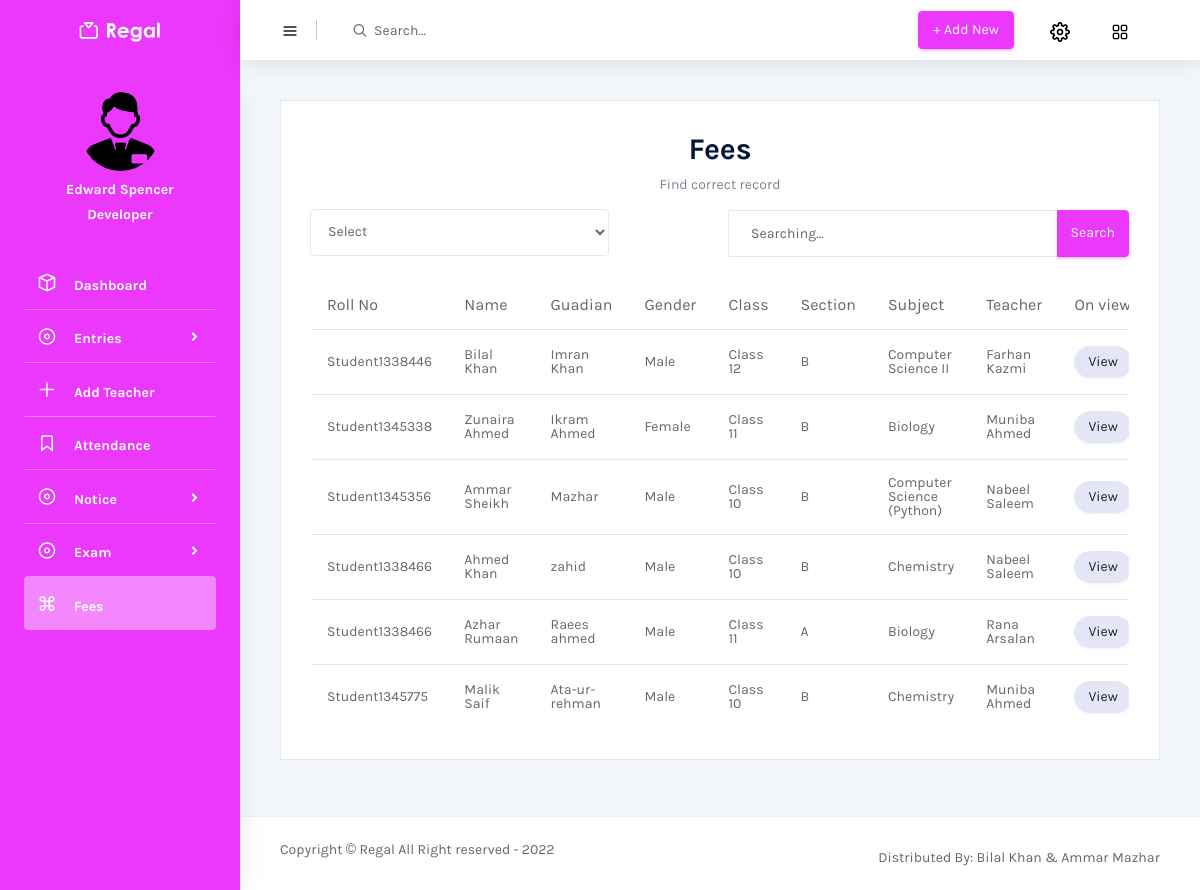
Page /menuPages/fees.php on the earlier database version.
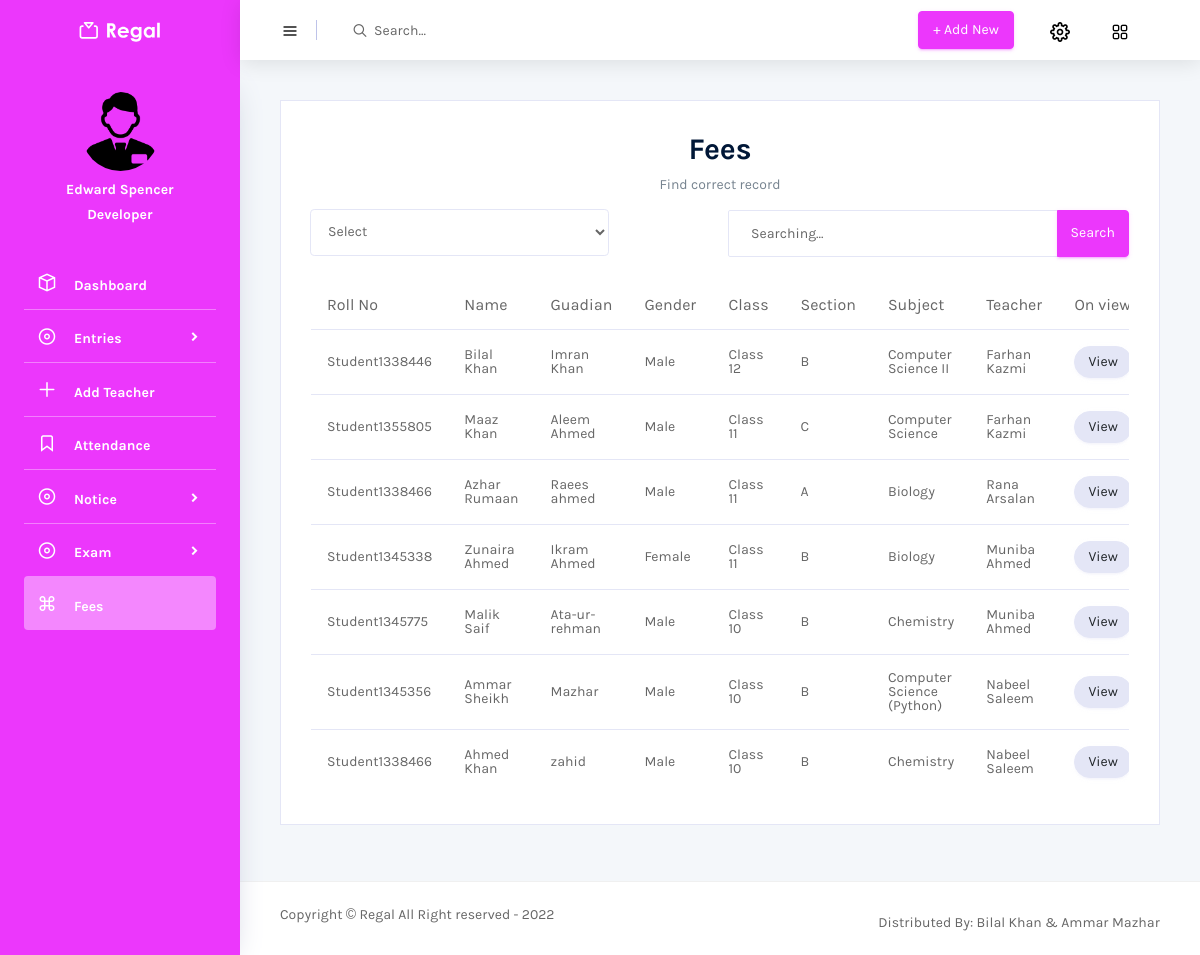
Same page on the later database version.
### tables this page shows
CREATE TABLE `student` (
  `sid` int(11) NOT NULL,
  `fname` varchar(40) NOT NULL,
  `lname` varchar(40) NOT NULL,
  `dob` date NOT NULL,
  `address` varchar(100) NOT NULL,
  `pid` int(11) NOT NULL,
  `sgender` varchar(10) NOT NULL,
  `cid` int(11) NOT NULL,
  `semail` varchar(50) NOT NULL,
  `subid` int(11) NOT NULL,
  `rollno` varchar(20) NOT NULL
);

CREATE TABLE `parent` (
  `pid` int(11) NOT NULL,
  `name` varchar(50) NOT NULL,
  `phone` varchar(11) NOT NULL,
  `job` varchar(50) NOT NULL,
  `nic` varchar(13) NOT NULL,
  `email` varchar(40) NOT NULL
);

CREATE TABLE `class` (
  `cid` int(11) NOT NULL,
  `cname` varchar(20) NOT NULL,
  `section` int(11) NOT NULL
);

CREATE TABLE `section` (
  `sec_id` int(11) NOT NULL,
  `sec_name` varchar(5) NOT NULL
);

CREATE TABLE `subject` (
  `subid` int(11) NOT NULL,
  `subject` varchar(40) NOT NULL,
  `detail` varchar(200) NOT NULL,
  `tid` int(11) NOT NULL,
  `fid` int(11) NOT NULL
);

CREATE TABLE `teacher` (
  `tid` int(11) NOT NULL,
  `t_fname` varchar(40) NOT NULL,
  `t_lname` varchar(40) NOT NULL,
  `t_address` varchar(100) NOT NULL,
  `phone` varchar(20) NOT NULL,
  `dob` date NOT NULL,
  `education` varchar(50) NOT NULL,
  `gender` varchar(10) NOT NULL,
  `email` varchar(50) NOT NULL
);

### menuPages/fees.php (the view, shortened to what this page needs)
<?php
include "../component/connect.php";
if (isset($_GET['searchStu'])) {
  $list = $_GET['selectlist'];
  $search = $_GET['search'];
  $query = "SELECT * FROM student AS s INNER JOIN parent AS p ON s.pid = p.pid INNER JOIN class AS c ON s.cid = c.cid INNER JOIN section AS sec ON c.section = sec.sec_id INNER JOIN subject AS su ON s.subid = su.subid INNER JOIN fees AS f ON su.fid = f.fid INNER JOIN teacher AS t ON su.tid = t.tid WHERE $list LIKE '%$search%'";
} else {
  $query = "SELECT * FROM student AS s INNER JOIN parent AS p ON s.pid = p.pid INNER JOIN class AS c ON s.cid = c.cid INNER JOIN section AS sec ON c.section = sec.sec_id INNER JOIN subject AS su ON s.subid = su.subid INNER JOIN fees AS f ON su.fid = f.fid INNER JOIN teacher AS t ON su.tid = t.tid";
}
?>
<!DOCTYPE html>
<html lang="en">
<head>
  <link rel="stylesheet" href="../vendors/mdi/css/materialdesignicons.min.css">
  <link rel="stylesheet" href="../vendors/feather/feather.css">
  <link rel="stylesheet" href="../vendors/base/vendor.bundle.base.css">
  <link rel="stylesheet" href="../vendors/flag-icon-css/css/flag-icon.min.css" />
  <link rel="stylesheet" href="../vendors/font-awesome/css/font-awesome.min.css">
  <link rel="stylesheet" href="../vendors/jquery-bar-rating/fontawesome-stars-o.css">
  <link rel="stylesheet" href="../vendors/jquery-bar-rating/fontawesome-stars.css">
  <link rel="stylesheet" href="../vendors/select2/select2.min.css">
  <link rel="stylesheet" href="../vendors/select2-bootstrap-theme/select2-bootstrap.min.css">
  <link rel="stylesheet" href="../css/style.css">
</head>
<body>
  <div class="container-scroller">
    <nav class="navbar col-lg-12 col-12 p-0 fixed-top d-flex flex-row">
      <div class="text-center navbar-brand-wrapper d-flex align-items-center justify-content-center">
        <a class="navbar-brand brand-logo" href="../accountant.php"><img src="../images/logo.svg" alt="logo" /></a>
      </div>
      <?php include "../component/header.php"; ?>
    </nav>
    <div class="container-fluid page-body-wrapper">
      <nav class="sidebar sidebar-offcanvas" id="sidebar">
        <div class="user-profile">
          <div class="user-image">
            <img src="../images/faces/face31.png">
          </div>
          <div class="user-name">
            Edward Spencer
          </div>
          <div class="user-designation">
            Developer
          </div>
        </div>
        <ul class="nav">
          <li class="nav-item">
            <a class="nav-link" href="../accountant.php">
              <i class="icon-box menu-icon"></i>
              <span class="menu-title">Dashboard</span>
            </a>
          </li>
          <li class="nav-item">
            <a class="nav-link" data-toggle="collapse" href="#ui-basic" aria-expanded="false" aria-controls="ui-basic">
              <i class="icon-disc menu-icon"></i>
              <span class="menu-title">Entries</span>
              <i class="menu-arrow"></i>
            </a>
          </li>
          <li class="nav-item">
            <a class="nav-link" href="addTea.php">
              <i class="icon-plus menu-icon"></i>
              <span class="menu-title">Add Teacher</span>
            </a>
          </li>
          <li class="nav-item">
            <a class="nav-link" href="attendance.php">
              <i class="icon-ribbon menu-icon"></i>
              <span class="menu-title">Attendance</span>
            </a>
          </li>
          <li class="nav-item">
            <a class="nav-link" data-toggle="collapse" href="#ui-notice" aria-expanded="false" aria-controls="ui-notice">
              <i class="icon-disc menu-icon"></i>
              <span class="menu-title">Notice</span>
              <i class="menu-arrow"></i>
            </a>
          </li>
          <li class="nav-item">
            <a class="nav-link" data-toggle="collapse" href="#ui-exam" aria-expanded="false" aria-controls="ui-exam">
              <i class="icon-disc menu-icon"></i>
              <span class="menu-title">Exam</span>
              <i class="menu-arrow"></i>
            </a>
          </li>
          <li class="nav-item">
            <a class="nav-link" href="fees.php">
              <i class="icon-command menu-icon"></i>
              <span class="menu-title">Fees</span>
            </a>
          </li>
        </ul>
      </nav>
      <div class="main-panel">
        <div class="content-wrapper">
          <div class="row">
            <div class="col-lg-12 grid-margin stretch-card">
              <div class="card">
                <div class="card-body">
                  <h4 class="display-4 font-weight-bold text-dark text-center">Fees </h4>
                  <p class="card-description text-center">
                    Find correct record
                  </p>
                  <form class="form-sample" method="GET">
                    <div class="row">
                      <div class="col-md-6">
                        <div class="form-group row">
                          <div class="col-sm-9">
                            <select class="form-control form-control-sm" required style="padding: 13px;" name="selectlist">
                              <option hidden>Select</option>
                            </select>
                          </div>
                        </div>
                      </div>
                      <div class="col-md-6">
                        <div class="form-group">
                          <div class="input-group">
                            <input type="text" class="form-control" placeholder="Searching..." required aria-label="Searching..." name="search">
                            <div class="input-group-append">
                              <button class="btn btn-sm btn-primary" type="submit" name="searchStu">Search</button>
                            </div>
                          </div>
                        </div>
                      </div>
                    </div>
                  </form>
                  <div class="table-responsive">
                    <table class="table table-hover">
                      <thead>
                        <tr>
                          <th>Roll No</th>
                          <th>Name</th>
                          <th>Guadian</th>
                          <th>Gender</th>
                          <th>Class</th>
                          <th>Section</th>
                          <th>Subject</th>
                          <th>Teacher</th>
                          <th>On view</th>
                        </tr>
                      </thead>
                      <tbody>
                        <?php
                        $result = mysqli_query($conn, $query);
                        if (mysqli_num_rows($result) > 0) {
                          while ($row = mysqli_fetch_assoc($result)) {
                            echo "<tr>
                                      <td>$row[rollno]</td>
                                      <td>$row[fname] " . "$row[lname]</td>
                                      <td>$row[name]</td>
                                      <td>$row[sgender]</td>
                                      <td>$row[cname]</td>
                                      <td>$row[sec_name]</td>
                                      <td>$row[subject]</td>
                                      <td>$row[t_fname] " . "$row[t_lname]</td>
                                      <td><a href='feesRecord.php?sid=$row[sid]&fid=$row[fid]' class='btn btn-secondary btn-rounded btn-sm'>View</a><td>
                                     </tr>";
                          }
                        }
                        ?>
                      </tbody>
                    </table>
                  </div>
                </div>
              </div>
            </div>
          </div>
        </div>
        <?php include "../component/footer.php"; ?>
      </div>
    </div>
  </div>
</body>
</html>

### component/header.php (shortened to what this page needs)
<div class="navbar-menu-wrapper d-flex align-items-center justify-content-end">
        <button class="navbar-toggler navbar-toggler align-self-center" type="button" data-toggle="minimize">
          <span class="icon-menu"></span>
        </button>
        <ul class="navbar-nav mr-lg-2">
          <li class="nav-item nav-search d-none d-lg-block">
            <div class="input-group">
              <div class="input-group-prepend">
                <span class="input-group-text" id="search">
                  <i class="icon-search"></i>
                </span>
              </div>
              <input type="text" class="form-control" placeholder="Search..." aria-label="search" aria-describedby="search">
            </div>
          </li>
        </ul>
        <ul class="navbar-nav navbar-nav-right">
            <li class="nav-item dropdown d-flex">
               <a href="" class="nav-link count-indicator dropdown-toggle d-flex justify-content-center align-items-center" id="createDropdown" data-toggle="dropdown"><button class="btn btn-primary">+ Add New</button></a>
            </li>
          <li class="nav-item dropdown d-flex mr-4 ">
            <a class="nav-link count-indicator dropdown-toggle d-flex align-items-center justify-content-center" id="notificationDropdown" href="#" data-toggle="dropdown">
              <i class="icon-cog"></i>
            </a>
          </li>
          <li class="nav-item dropdown mr-4 d-lg-flex d-none">
            <a class="nav-link count-indicatord-flex align-item s-center justify-content-center" href="#">
              <i class="icon-grid"></i>
            </a>
          </li>
        </ul>
      </div>

### component/footer.php
<footer class="footer">
    <div class="d-sm-flex justify-content-center justify-content-sm-between">
        <span class="text-muted d-block text-center text-sm-left d-sm-inline-block">Copyright © Regal All Right reserved - 2022</span>
        <span class="text-muted d-block text-center text-sm-left d-sm-inline-block mt-2">Distributed By: Bilal Khan & Ammar Mazhar</span>
    </div>
</footer>

Differences in the rows shown:
added student: rollno "Student1355805", fname "Maaz", lname "Khan", pid.name "Aleem Ahmed", sgender "Male", cid.cname "Class 11", section.sec_name "C", subid.subject "Computer Science", teacher.t_fname "Farhan", teacher.t_lname "Kazmi"
shown differently, row unchanged: student "Azhar": moves up the list
shown differently, row unchanged: student "Student1345775": moves up the list
